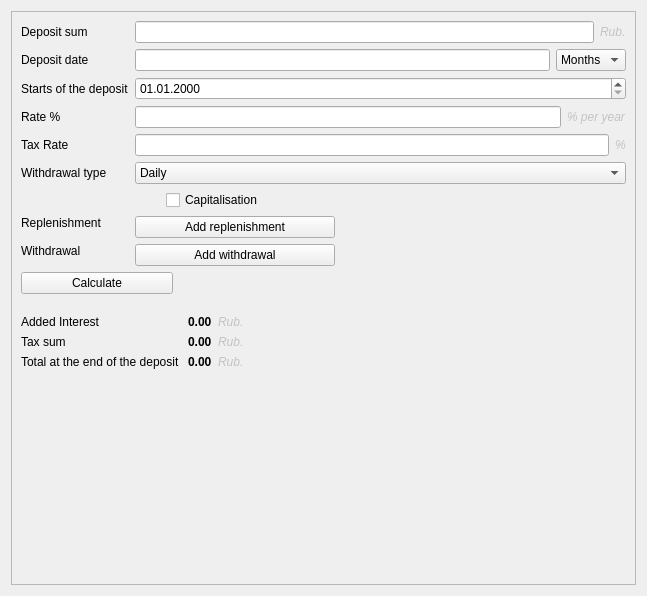
<?xml version="1.0" encoding="UTF-8"?>
<ui version="4.0">
 <class>DepositView</class>
 <widget class="QWidget" name="DepositView">
  <property name="geometry">
   <rect>
    <x>0</x>
    <y>0</y>
    <width>647</width>
    <height>596</height>
   </rect>
  </property>
  <property name="sizePolicy">
   <sizepolicy hsizetype="Expanding" vsizetype="Expanding">
    <horstretch>0</horstretch>
    <verstretch>0</verstretch>
   </sizepolicy>
  </property>
  <property name="windowTitle">
   <string>Form</string>
  </property>
  <layout class="QVBoxLayout" name="verticalLayout">
   <item>
    <widget class="QScrollArea" name="scrollArea">
     <property name="sizePolicy">
      <sizepolicy hsizetype="Expanding" vsizetype="Expanding">
       <horstretch>0</horstretch>
       <verstretch>0</verstretch>
      </sizepolicy>
     </property>
     <property name="widgetResizable">
      <bool>true</bool>
     </property>
     <widget class="QWidget" name="scrollAreaWidgetContents">
      <property name="geometry">
       <rect>
        <x>0</x>
        <y>0</y>
        <width>621</width>
        <height>570</height>
       </rect>
      </property>
      <layout class="QVBoxLayout" name="verticalLayout_10">
       <item>
        <layout class="QGridLayout" name="gridLayout_3">
         <item row="0" column="0">
          <widget class="QLabel" name="label_14">
           <property name="text">
            <string>Deposit sum</string>
           </property>
          </widget>
         </item>
         <item row="0" column="1">
          <layout class="QHBoxLayout" name="horizontalLayout_21">
           <item>
            <widget class="QLineEdit" name="deposit_sum_edit"/>
           </item>
           <item>
            <widget class="QLabel" name="label_32">
             <property name="sizePolicy">
              <sizepolicy hsizetype="Preferred" vsizetype="Preferred">
               <horstretch>0</horstretch>
               <verstretch>0</verstretch>
              </sizepolicy>
             </property>
             <property name="font">
              <font>
               <italic>true</italic>
              </font>
             </property>
             <property name="text">
              <string>&lt;html&gt;&lt;head/&gt;&lt;body&gt;&lt;p&gt;&lt;span style=&quot; color:#c3c3c3;&quot;&gt;Rub.&lt;/span&gt;&lt;/p&gt;&lt;/body&gt;&lt;/html&gt;</string>
             </property>
            </widget>
           </item>
          </layout>
         </item>
         <item row="1" column="0">
          <widget class="QLabel" name="label_15">
           <property name="text">
            <string>Deposit date</string>
           </property>
          </widget>
         </item>
         <item row="1" column="1">
          <layout class="QHBoxLayout" name="horizontalLayout_16">
           <item>
            <widget class="QLineEdit" name="deposit_months_edit"/>
           </item>
           <item>
            <widget class="QComboBox" name="deposit_period_box">
             <item>
              <property name="text">
               <string>Months</string>
              </property>
             </item>
             <item>
              <property name="text">
               <string>Years</string>
              </property>
             </item>
            </widget>
           </item>
          </layout>
         </item>
         <item row="2" column="0">
          <widget class="QLabel" name="label_29">
           <property name="text">
            <string>Starts of the deposit</string>
           </property>
          </widget>
         </item>
         <item row="2" column="1">
          <widget class="QDateEdit" name="deposit_start_date_edit">
           <property name="displayFormat">
            <string>dd.MM.yyyy</string>
           </property>
           <property name="calendarPopup">
            <bool>false</bool>
           </property>
           <property name="currentSectionIndex">
            <number>1</number>
           </property>
          </widget>
         </item>
         <item row="3" column="0">
          <widget class="QLabel" name="label_16">
           <property name="text">
            <string>Rate %</string>
           </property>
          </widget>
         </item>
         <item row="3" column="1">
          <layout class="QHBoxLayout" name="horizontalLayout_22">
           <item>
            <widget class="QLineEdit" name="deposit_interest_edit"/>
           </item>
           <item>
            <widget class="QLabel" name="label_30">
             <property name="sizePolicy">
              <sizepolicy hsizetype="Preferred" vsizetype="Preferred">
               <horstretch>0</horstretch>
               <verstretch>0</verstretch>
              </sizepolicy>
             </property>
             <property name="font">
              <font>
               <italic>true</italic>
              </font>
             </property>
             <property name="text">
              <string>&lt;html&gt;&lt;head/&gt;&lt;body&gt;&lt;p&gt;&lt;span style=&quot; color:#c3c3c3;&quot;&gt;% per year&lt;/span&gt;&lt;/p&gt;&lt;/body&gt;&lt;/html&gt;</string>
             </property>
            </widget>
           </item>
          </layout>
         </item>
         <item row="4" column="0">
          <widget class="QLabel" name="label_17">
           <property name="text">
            <string>Tax Rate</string>
           </property>
          </widget>
         </item>
         <item row="4" column="1">
          <layout class="QHBoxLayout" name="horizontalLayout_23">
           <item>
            <widget class="QLineEdit" name="deposit_tax_edit"/>
           </item>
           <item>
            <widget class="QLabel" name="label_31">
             <property name="sizePolicy">
              <sizepolicy hsizetype="Preferred" vsizetype="Preferred">
               <horstretch>0</horstretch>
               <verstretch>0</verstretch>
              </sizepolicy>
             </property>
             <property name="font">
              <font>
               <italic>true</italic>
              </font>
             </property>
             <property name="text">
              <string>&lt;html&gt;&lt;head/&gt;&lt;body&gt;&lt;p&gt;&lt;span style=&quot; color:#c3c3c3;&quot;&gt;%&lt;/span&gt;&lt;/p&gt;&lt;/body&gt;&lt;/html&gt;</string>
             </property>
            </widget>
           </item>
          </layout>
         </item>
         <item row="5" column="0">
          <widget class="QLabel" name="label_18">
           <property name="text">
            <string>Withdrawal type</string>
           </property>
          </widget>
         </item>
         <item row="5" column="1">
          <widget class="QComboBox" name="deposit_periodicity_types_combo">
           <item>
            <property name="text">
             <string>Daily</string>
            </property>
           </item>
           <item>
            <property name="text">
             <string>Monthly</string>
            </property>
           </item>
           <item>
            <property name="text">
             <string>At the end</string>
            </property>
           </item>
          </widget>
         </item>
         <item row="6" column="0">
          <spacer name="horizontalSpacer_3">
           <property name="orientation">
            <enum>Qt::Horizontal</enum>
           </property>
           <property name="sizeType">
            <enum>QSizePolicy::Minimum</enum>
           </property>
           <property name="sizeHint" stdset="0">
            <size>
             <width>40</width>
             <height>20</height>
            </size>
           </property>
          </spacer>
         </item>
         <item row="6" column="1">
          <layout class="QHBoxLayout" name="horizontalLayout_17">
           <item>
            <widget class="QLabel" name="label_19">
             <property name="maximumSize">
              <size>
               <width>25</width>
               <height>25</height>
              </size>
             </property>
             <property name="toolTip">
              <string notr="true">
              Capitalisation - a property of a deposit in which 
              the accured interest is not given to the d. holder, 
              but is added to the deposit. Deposit grows with 
              each interest payment.
              </string>
             </property>
             <property name="text">
              <string/>
             </property>
             <property name="pixmap">
              <pixmap resource="ui/qrc.qrc">:/images/info.png</pixmap>
             </property>
             <property name="scaledContents">
              <bool>true</bool>
             </property>
            </widget>
           </item>
           <item>
            <widget class="QCheckBox" name="deposit_capitalization_check_box">
             <property name="text">
              <string>Capitalisation</string>
             </property>
            </widget>
           </item>
          </layout>
         </item>
         <item row="7" column="0">
          <widget class="QLabel" name="label_20">
           <property name="text">
            <string>Replenishment</string>
           </property>
           <property name="alignment">
            <set>Qt::AlignLeading|Qt::AlignLeft|Qt::AlignTop</set>
           </property>
          </widget>
         </item>
         <item row="7" column="1">
          <layout class="QVBoxLayout" name="verticalLayout_9">
           <item>
            <layout class="QVBoxLayout" name="deposit_add_money_layout">
             <property name="sizeConstraint">
              <enum>QLayout::SetMinimumSize</enum>
             </property>
            </layout>
           </item>
           <item>
            <layout class="QHBoxLayout" name="horizontalLayout_19">
             <item>
              <widget class="QPushButton" name="addAddingButton">
               <property name="minimumSize">
                <size>
                 <width>200</width>
                 <height>0</height>
                </size>
               </property>
               <property name="text">
                <string>Add replenishment</string>
               </property>
              </widget>
             </item>
             <item>
              <spacer name="horizontalSpacer_4">
               <property name="orientation">
                <enum>Qt::Horizontal</enum>
               </property>
               <property name="sizeHint" stdset="0">
                <size>
                 <width>40</width>
                 <height>20</height>
                </size>
               </property>
              </spacer>
             </item>
            </layout>
           </item>
          </layout>
         </item>
         <item row="8" column="0">
          <widget class="QLabel" name="label_21">
           <property name="text">
            <string>Withdrawal</string>
           </property>
           <property name="alignment">
            <set>Qt::AlignLeading|Qt::AlignLeft|Qt::AlignTop</set>
           </property>
          </widget>
         </item>
         <item row="8" column="1">
          <layout class="QVBoxLayout" name="verticalLayout_4">
           <item>
            <layout class="QVBoxLayout" name="deposit_sub_money_layout"/>
           </item>
           <item>
            <layout class="QHBoxLayout" name="horizontalLayout_20">
             <item>
              <widget class="QPushButton" name="AddSubingButton">
               <property name="minimumSize">
                <size>
                 <width>200</width>
                 <height>0</height>
                </size>
               </property>
               <property name="text">
                <string>Add withdrawal</string>
               </property>
              </widget>
             </item>
             <item>
              <spacer name="horizontalSpacer_5">
               <property name="orientation">
                <enum>Qt::Horizontal</enum>
               </property>
               <property name="sizeHint" stdset="0">
                <size>
                 <width>40</width>
                 <height>20</height>
                </size>
               </property>
              </spacer>
             </item>
            </layout>
           </item>
          </layout>
         </item>
        </layout>
       </item>
       <item>
        <layout class="QHBoxLayout" name="horizontalLayout_18">
         <item>
          <widget class="QPushButton" name="deposit_calculate_button">
           <property name="minimumSize">
            <size>
             <width>152</width>
             <height>0</height>
            </size>
           </property>
           <property name="text">
            <string>Calculate</string>
           </property>
          </widget>
         </item>
         <item>
          <spacer name="horizontalSpacer_2">
           <property name="orientation">
            <enum>Qt::Horizontal</enum>
           </property>
           <property name="sizeHint" stdset="0">
            <size>
             <width>40</width>
             <height>20</height>
            </size>
           </property>
          </spacer>
         </item>
        </layout>
       </item>
       <item>
        <layout class="QFormLayout" name="formLayout_2">
         <property name="topMargin">
          <number>15</number>
         </property>
         <item row="0" column="0">
          <widget class="QLabel" name="label_23">
           <property name="sizePolicy">
            <sizepolicy hsizetype="Preferred" vsizetype="Preferred">
             <horstretch>0</horstretch>
             <verstretch>0</verstretch>
            </sizepolicy>
           </property>
           <property name="text">
            <string>Added Interest</string>
           </property>
           <property name="alignment">
            <set>Qt::AlignLeading|Qt::AlignLeft|Qt::AlignVCenter</set>
           </property>
          </widget>
         </item>
         <item row="0" column="1">
          <layout class="QHBoxLayout" name="horizontalLayout_13">
           <item>
            <widget class="QLabel" name="deposit_result_1">
             <property name="font">
              <font>
               <bold>true</bold>
              </font>
             </property>
             <property name="text">
              <string>0.00</string>
             </property>
            </widget>
           </item>
           <item>
            <widget class="QLabel" name="label_26">
             <property name="sizePolicy">
              <sizepolicy hsizetype="MinimumExpanding" vsizetype="Preferred">
               <horstretch>0</horstretch>
               <verstretch>0</verstretch>
              </sizepolicy>
             </property>
             <property name="font">
              <font>
               <italic>true</italic>
              </font>
             </property>
             <property name="text">
              <string>&lt;html&gt;&lt;head/&gt;&lt;body&gt;&lt;p&gt;&lt;span style=&quot; color:#c3c3c3;&quot;&gt;Rub.&lt;/span&gt;&lt;/p&gt;&lt;/body&gt;&lt;/html&gt;</string>
             </property>
            </widget>
           </item>
          </layout>
         </item>
         <item row="1" column="0">
          <widget class="QLabel" name="label_24">
           <property name="text">
            <string>Tax sum</string>
           </property>
          </widget>
         </item>
         <item row="1" column="1">
          <layout class="QHBoxLayout" name="horizontalLayout_14">
           <item>
            <widget class="QLabel" name="deposit_result_2">
             <property name="font">
              <font>
               <bold>true</bold>
              </font>
             </property>
             <property name="text">
              <string>0.00</string>
             </property>
            </widget>
           </item>
           <item>
            <widget class="QLabel" name="label_27">
             <property name="sizePolicy">
              <sizepolicy hsizetype="MinimumExpanding" vsizetype="Preferred">
               <horstretch>0</horstretch>
               <verstretch>0</verstretch>
              </sizepolicy>
             </property>
             <property name="font">
              <font>
               <italic>true</italic>
              </font>
             </property>
             <property name="text">
              <string>&lt;html&gt;&lt;head/&gt;&lt;body&gt;&lt;p&gt;&lt;span style=&quot; color:#c3c3c3;&quot;&gt;Rub.&lt;/span&gt;&lt;/p&gt;&lt;/body&gt;&lt;/html&gt;</string>
             </property>
            </widget>
           </item>
          </layout>
         </item>
         <item row="2" column="0">
          <widget class="QLabel" name="label_25">
           <property name="text">
            <string>Total at the end of the deposit </string>
           </property>
          </widget>
         </item>
         <item row="2" column="1">
          <layout class="QHBoxLayout" name="horizontalLayout_15">
           <item>
            <widget class="QLabel" name="deposit_result_3">
             <property name="font">
              <font>
               <bold>true</bold>
              </font>
             </property>
             <property name="text">
              <string>0.00</string>
             </property>
            </widget>
           </item>
           <item>
            <widget class="QLabel" name="label_28">
             <property name="sizePolicy">
              <sizepolicy hsizetype="MinimumExpanding" vsizetype="Preferred">
               <horstretch>0</horstretch>
               <verstretch>0</verstretch>
              </sizepolicy>
             </property>
             <property name="font">
              <font>
               <italic>true</italic>
              </font>
             </property>
             <property name="text">
              <string>&lt;html&gt;&lt;head/&gt;&lt;body&gt;&lt;p&gt;&lt;span style=&quot; color:#c3c3c3;&quot;&gt;Rub.&lt;/span&gt;&lt;/p&gt;&lt;/body&gt;&lt;/html&gt;</string>
             </property>
            </widget>
           </item>
          </layout>
         </item>
        </layout>
       </item>
       <item>
        <spacer name="verticalSpacer_4">
         <property name="orientation">
          <enum>Qt::Vertical</enum>
         </property>
         <property name="sizeHint" stdset="0">
          <size>
           <width>20</width>
           <height>40</height>
          </size>
         </property>
        </spacer>
       </item>
      </layout>
     </widget>
    </widget>
   </item>
  </layout>
 </widget>
 <resources>
  <include location="ui/qrc.qrc"/>
 </resources>
 <connections/>
</ui>
